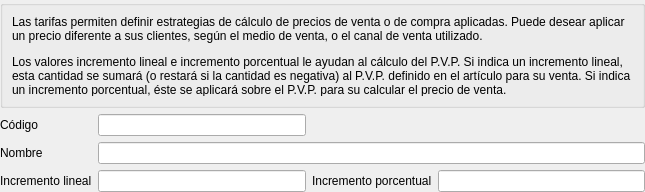
<?xml version="1.0" encoding="UTF-8"?>
<ui version="4.0">
 <class>Form</class>
 <widget class="QWidget" name="Form">
  <property name="geometry">
   <rect>
    <x>0</x>
    <y>0</y>
    <width>645</width>
    <height>192</height>
   </rect>
  </property>
  <property name="windowTitle">
   <string>Form</string>
  </property>
  <layout class="QGridLayout" name="gridLayout">
   <property name="margin">
    <number>0</number>
   </property>
   <item row="0" column="0" colspan="4">
    <widget class="QGroupBox" name="groupBox">
     <property name="title">
      <string/>
     </property>
     <layout class="QVBoxLayout" name="verticalLayout">
      <item>
       <widget class="QLabel" name="label_5">
        <property name="text">
         <string>&lt;html&gt;&lt;head/&gt;&lt;body&gt;&lt;p&gt;Las tarifas permiten definir estrategias de cálculo de precios de venta o de compra aplicadas. Puede desear aplicar un precio diferente a sus clientes, según el medio de venta, o el canal de venta utilizado. &lt;/p&gt;&lt;p&gt;Los valores incremento lineal e incremento porcentual le ayudan al cálculo del P.V.P. Si indica un incremento lineal, esta cantidad se sumará (o restará si la cantidad es negativa) al P.V.P. definido en el artículo para su venta. Si indica un incremento porcentual, éste se aplicará sobre el P.V.P. para su calcular el precio de venta.&lt;/p&gt;&lt;/body&gt;&lt;/html&gt;</string>
        </property>
        <property name="textFormat">
         <enum>Qt::RichText</enum>
        </property>
        <property name="wordWrap">
         <bool>true</bool>
        </property>
       </widget>
      </item>
     </layout>
    </widget>
   </item>
   <item row="1" column="0">
    <widget class="QLabel" name="label">
     <property name="text">
      <string>Código</string>
     </property>
     <property name="buddy">
      <cstring>db_codtarifa</cstring>
     </property>
    </widget>
   </item>
   <item row="1" column="1">
    <widget class="DBLineEdit" name="db_codtarifa">
     <property name="focusPolicy">
      <enum>Qt::StrongFocus</enum>
     </property>
     <property name="fieldName">
      <string>codtarifa</string>
     </property>
     <property name="dataEditable">
      <bool>true</bool>
     </property>
    </widget>
   </item>
   <item row="2" column="0">
    <widget class="QLabel" name="label_2">
     <property name="text">
      <string>Nombre</string>
     </property>
     <property name="buddy">
      <cstring>db_nombre</cstring>
     </property>
    </widget>
   </item>
   <item row="2" column="1" colspan="3">
    <widget class="DBLineEdit" name="db_nombre">
     <property name="focusPolicy">
      <enum>Qt::StrongFocus</enum>
     </property>
     <property name="fieldName">
      <string>nombre</string>
     </property>
     <property name="dataEditable">
      <bool>true</bool>
     </property>
    </widget>
   </item>
   <item row="3" column="0">
    <widget class="QLabel" name="label_3">
     <property name="text">
      <string>Incremento lineal</string>
     </property>
     <property name="buddy">
      <cstring>db_inclineal</cstring>
     </property>
    </widget>
   </item>
   <item row="3" column="1">
    <widget class="DBNumberEdit" name="db_inclineal">
     <property name="focusPolicy">
      <enum>Qt::StrongFocus</enum>
     </property>
     <property name="fieldName">
      <string>inclineal</string>
     </property>
     <property name="dataEditable">
      <bool>true</bool>
     </property>
    </widget>
   </item>
   <item row="3" column="2">
    <widget class="QLabel" name="label_4">
     <property name="text">
      <string>Incremento porcentual</string>
     </property>
     <property name="buddy">
      <cstring>db_incporcentual</cstring>
     </property>
    </widget>
   </item>
   <item row="3" column="3">
    <widget class="DBNumberEdit" name="db_incporcentual">
     <property name="focusPolicy">
      <enum>Qt::StrongFocus</enum>
     </property>
     <property name="fieldName">
      <string>incporcentual</string>
     </property>
     <property name="dataEditable">
      <bool>true</bool>
     </property>
    </widget>
   </item>
  </layout>
 </widget>
 <customwidgets>
  <customwidget>
   <class>DBLineEdit</class>
   <extends>QLineEdit</extends>
   <header>widgets/dblineedit.h</header>
  </customwidget>
  <customwidget>
   <class>DBNumberEdit</class>
   <extends>QLineEdit</extends>
   <header>widgets/dbnumberedit.h</header>
  </customwidget>
 </customwidgets>
 <resources/>
 <connections/>
</ui>
